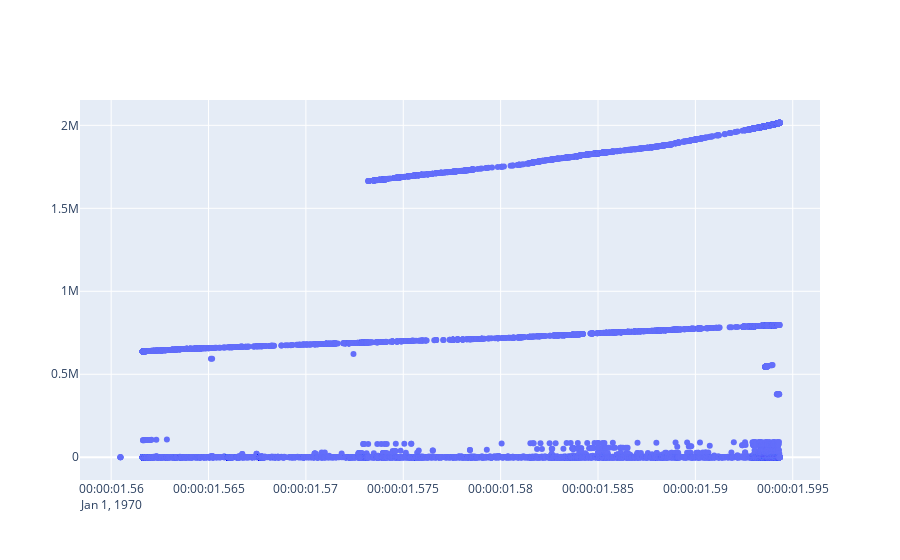

The cell this chart's notebook holds for it:
### Code cell
fig = go.Figure(data=go.Scatter(x=df_ico.index, y=df_ico['nonce'], mode='markers'))
fig.show()

### Figure 1 — Plotly figure (JSON) as saved in the notebook; plotly's stock layout.template omitted (floating-point values rounded to 4 significant figures; data arrays with more than 128 entries replaced by an {"elided": "..."} marker saying what was removed)
{"data": [{"mode": "markers", "type": "scatter", "x": {"elided": "17576 str values"}, "y": {"elided": "17576 int values"}}], "layout": {"autosize": true, "xaxis": {"autorange": true, "range": ["1970-01-01 00:00:01.5584", "1970-01-01 00:00:01.5964"], "type": "date"}, "yaxis": {"autorange": true, "range": [-147600.0, 2163000.0], "type": "linear"}}}
